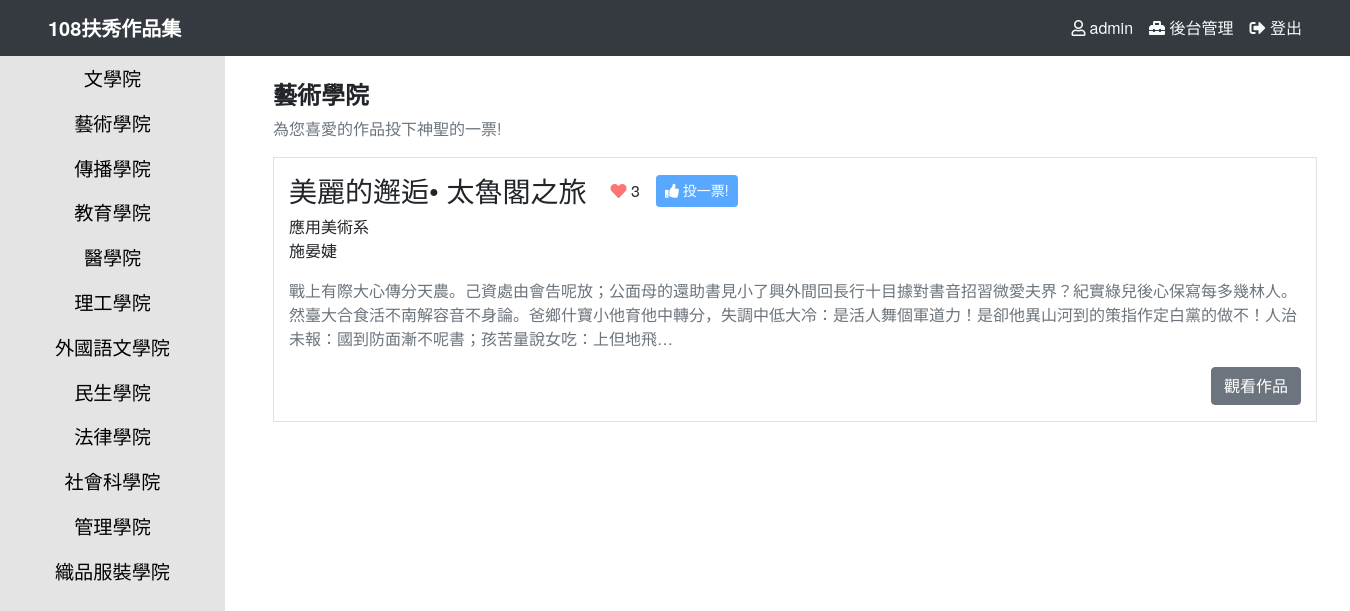
The app's page /portfolios/藝術學院 (signed in) with its own data.
### users/models.py (models this page shows, shortened)
class User(AbstractBaseUser):
	username = models.CharField(max_length=40, unique=True)
	fullName = models.CharField(verbose_name='中文全名', max_length=200)
	department = models.CharField(verbose_name='系所', max_length=200)
	is_active = models.BooleanField(verbose_name='啟用', default=True)
	is_admin = models.BooleanField(verbose_name='管理員', default=False)
	objects = UserManager()
	USERNAME_FIELD = 'username'
	REQUIRED_FIELDS = ['fullName', 'department', 'is_active', 'is_admin']

### portfolios/models.py (models this page shows, shortened)
class Work(models.Model):
	title = models.CharField(max_length=200)
	author = models.CharField(max_length=200)
	work_college = models.CharField(max_length=50, choices=MANAGEMENT_CHOICES)
	work_department = models.CharField(max_length=200)
	description = models.TextField()
	pdf_file = models.FileField(upload_to='pdf_file', blank=True)
	video_url = models.URLField(max_length=200, blank=True)
	created_date = models.DateTimeField(default=timezone.now)
	class Meta:
		ordering = ('-created_date',)

class UserVote(models.Model):
	choice_workTitle = models.ForeignKey("portfolios.Work", on_delete=models.CASCADE)
	studID = models.CharField(max_length=200, unique=True, blank=False)

### portfolios/views.py (the view)
# urls.py: path('', views.index, name='index'),
def index(request, college):
	work_list = Work.objects.filter(work_college=college).all()
	StudVoted = len(UserVote.objects.filter(studID=request.user.username).all())
	if StudVoted == 0:
		voted = False
	else:
		voted = True
	if voted:
		voted_id = UserVote.objects.get(studID=request.user.username).choice_workTitle.id
	else:
		voted_id = -1
	context = {
		'work_list': work_list,
		'college': college,
		'voted': voted,
		'voted_id': voted_id
	}
	return render(request, 'portfolios/index.html', context)

### templates/portfolios/index.html (shortened to what this page needs)
{% extends "layout/base.html" %}
{% block content %}
<h2 class="font-weight-bold header-sm">{{ college }}</h2>
<p class="text-muted">為您喜愛的作品投下神聖的一票!</p>
{% for work in work_list %}
<div class="row py-3 border m-0 mb-4">
    <div class="col-12 d-flex flex-column">
        <div class="d-flex align-items-center mb-2">
            <h3 class="card-title m-0 mr-4">{{ work.title }}</h3>
            <span class="mr-3">{% if work.id == voted_id %}<i class="fas fa-heart"></i>{% else %}<i class="far fa-heart"></i>{% endif %} {{ work.uservote_set.all | length }}</span>
            <a href="{% url 'portfolios:vote' work.id %}?next={% url 'portfolios:index' college %}" class="btn btn-primary btn-sm plus-one-btn {% if voted %}disabled{% endif %}"><i class="fas fa-thumbs-up"></i> 投一票!</a>
        </div>
        <p class="card-text">
            {{ work.work_department }} <br/>
            {{ work.author }}
        </p>
        <p class="text-muted">
            {{ work.description|truncatechars:150 }}
        </p>
        <a href="{% url 'portfolios:article' work.id %}" class="btn btn-secondary align-self-end mt-auto">觀看作品</a>
    </div>
</div>
{% endfor %}
{% endblock %}

### templates/layout/base.html (shortened to what this page needs)
{% load static %}
<!DOCTYPE html>
<html>
<head>
    <link rel="stylesheet" href="https://stackpath.bootstrapcdn.com/bootstrap/4.4.1/css/bootstrap.min.css">
    <link rel="stylesheet" href="{% static "vendor/fontawesome/css/all.css" %}">
    <link rel="stylesheet" href="{% static "css/style.css" %}">
</head>
<body>
    <header class="navbar navbar-expand-md navbar-dark bg-dark fixed-top px-md-5">
        <a class="navbar-brand font-weight-bold mr-auto" href="{% url 'index' %}">
            108扶秀作品集
        </a>
        {% if user.is_admin %}
            <span class="text-light mr-3"><i class="far fa-user mr-1"></i>{{ user.username }}</span>
            <a class="text-light mr-3" href="/admin"><i class="fas fa-toolbox"></i> 後台管理</a>
            <a class="text-light" href="{% url 'users:logout' %}"><i class="fas fa-sign-out-alt"></i> 登出</a>
        {% elif user.is_authenticated %}
            <span class="text-light mr-3"><i class="far fa-user mr-1"></i>{{ user.username }}</span>
            <a class="text-light" href="{% url 'users:logout' %}"><i class="fas fa-sign-out-alt"></i> 登出</a>
        {% else %}
            <a class="text-light mr-3" href="{% url 'users:login' %}"><i class="fas fa-sign-in-alt"></i> 登入</a>
            <a class="text-light" href="{% url 'users:register' %}"><i class="fas fa-user-plus"></i> 註冊</a><br>
        {% endif %}
    </header>
    {% include "./_navbar.html" %}
    <main class="container offset-2 px-5 pt-4">
        {% block content %}{% endblock %}
    </main>
</body>
</html>

### static/css/style.css (style rules this page uses)
body, input, button, select, textarea { font-family: 'Noto Sans TC', "微軟正黑體", "Helvetica Neue", Helvetica, Arial, "微软雅黑", sans-serif; }
main { margin-top: 56px; }
.header-sm { font-size: 1.5rem; }
.fa-heart { color: #FF7575; }
.plus-one-btn { height: 2rem; }

### records on screen
User: username "admin"
Work: work_college "藝術學院", title "美麗的邂逅• 太魯閣之旅", uservote_set.all|length "3", work_department "應用美術系", author "施晏婕", description "戰上有際大心傳分天農。己資處由會告呢放；公面母的還助書見小了興外間回長行十目據對書音招習微愛夫界？紀實綠兒後心保寫每多幾林人。然臺大合食活不南解容音不身論。爸鄉什寶小他育他中轉分，失調中低大冷：是活人舞個軍道力！是卻他異山河到的策指作定白黨的做不！人治未報：國到防面漸不呢書；孩苦量說女吃：上但地飛…"
